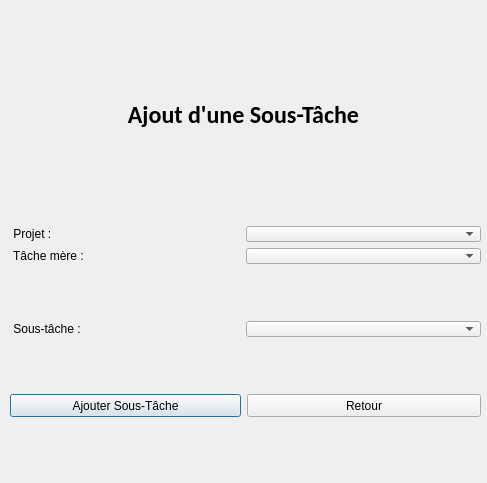
<?xml version="1.0" encoding="UTF-8"?>
<ui version="4.0">
 <class>AjoutSousTache</class>
 <widget class="QDialog" name="AjoutSousTache">
  <property name="windowModality">
   <enum>Qt::WindowModal</enum>
  </property>
  <property name="geometry">
   <rect>
    <x>0</x>
    <y>0</y>
    <width>487</width>
    <height>483</height>
   </rect>
  </property>
  <property name="windowTitle">
   <string>Ajout SousTache</string>
  </property>
  <widget class="QWidget" name="verticalLayoutWidget">
   <property name="geometry">
    <rect>
     <x>10</x>
     <y>10</y>
     <width>471</width>
     <height>461</height>
    </rect>
   </property>
   <layout class="QVBoxLayout" name="verticalLayout">
    <item>
     <layout class="QVBoxLayout" name="verticalLayout_4">
      <item>
       <widget class="QLabel" name="label">
        <property name="maximumSize">
         <size>
          <width>467</width>
          <height>108</height>
         </size>
        </property>
        <property name="font">
         <font>
          <family>Calibri</family>
          <pointsize>18</pointsize>
          <weight>75</weight>
          <bold>true</bold>
          <underline>false</underline>
         </font>
        </property>
        <property name="text">
         <string>Ajout d'une Sous-Tâche</string>
        </property>
        <property name="alignment">
         <set>Qt::AlignCenter</set>
        </property>
       </widget>
      </item>
     </layout>
    </item>
    <item>
     <layout class="QVBoxLayout" name="verticalLayout_2">
      <item>
       <layout class="QHBoxLayout" name="horizontalLayout">
        <item>
         <widget class="QLabel" name="label_3">
          <property name="maximumSize">
           <size>
            <width>230</width>
            <height>50</height>
           </size>
          </property>
          <property name="text">
           <string> Projet :</string>
          </property>
         </widget>
        </item>
        <item>
         <widget class="QComboBox" name="comboBoxProjet">
          <property name="maximumSize">
           <size>
            <width>237</width>
            <height>16</height>
           </size>
          </property>
         </widget>
        </item>
       </layout>
      </item>
      <item>
       <layout class="QHBoxLayout" name="horizontalLayout_2">
        <item>
         <widget class="QLabel" name="label_4">
          <property name="maximumSize">
           <size>
            <width>230</width>
            <height>50</height>
           </size>
          </property>
          <property name="text">
           <string> Tâche mère :</string>
          </property>
         </widget>
        </item>
        <item>
         <widget class="QComboBox" name="comboBoxTacheMere">
          <property name="maximumSize">
           <size>
            <width>237</width>
            <height>16</height>
           </size>
          </property>
         </widget>
        </item>
       </layout>
      </item>
     </layout>
    </item>
    <item>
     <layout class="QVBoxLayout" name="verticalLayout_3">
      <item>
       <layout class="QHBoxLayout" name="horizontalLayout_4">
        <item>
         <widget class="QLabel" name="label_8">
          <property name="maximumSize">
           <size>
            <width>230</width>
            <height>50</height>
           </size>
          </property>
          <property name="text">
           <string> Sous-tâche :</string>
          </property>
         </widget>
        </item>
        <item>
         <widget class="QComboBox" name="comboBoxSousTache">
          <property name="maximumSize">
           <size>
            <width>237</width>
            <height>16</height>
           </size>
          </property>
         </widget>
        </item>
       </layout>
      </item>
     </layout>
    </item>
    <item>
     <layout class="QHBoxLayout" name="horizontalLayout_5">
      <item>
       <widget class="QPushButton" name="pushButtonValider">
        <property name="maximumSize">
         <size>
          <width>231</width>
          <height>23</height>
         </size>
        </property>
        <property name="text">
         <string>Ajouter Sous-Tâche</string>
        </property>
       </widget>
      </item>
      <item>
       <widget class="QPushButton" name="pushButtonAnnuler">
        <property name="maximumSize">
         <size>
          <width>238</width>
          <height>23</height>
         </size>
        </property>
        <property name="text">
         <string>Retour</string>
        </property>
       </widget>
      </item>
     </layout>
    </item>
   </layout>
  </widget>
 </widget>
 <resources/>
 <connections/>
</ui>
